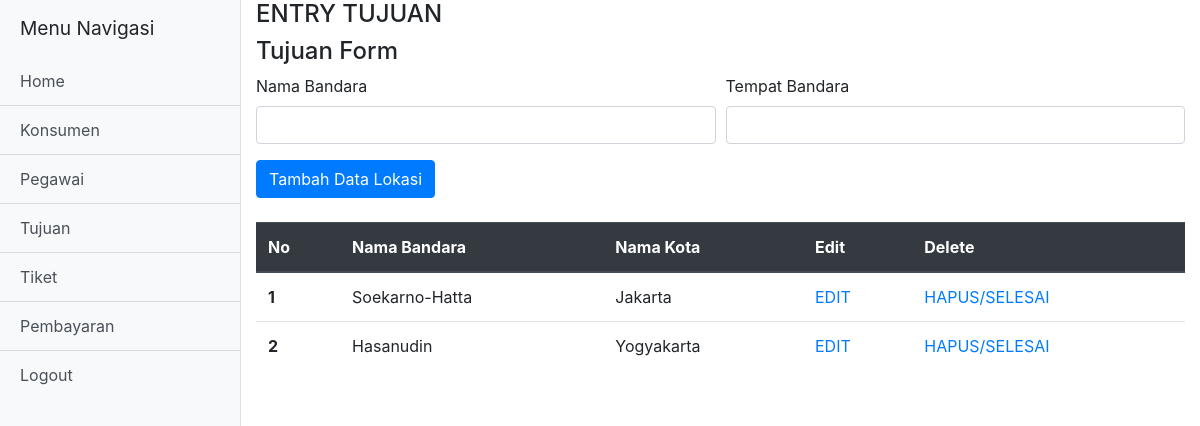
Screenshot of /tujuan.php (signed in) with the database file from the repository.
### tables this page shows
CREATE TABLE `bandara_asal` (
  `id_bandara_asal` int(11) NOT NULL,
  `nama_bandara_asal` varchar(35) NOT NULL,
  `tempat_bandara_asal` varchar(35) NOT NULL
);

### tujuan.php (the view, shortened to what this page needs)
<!DOCTYPE html>
<html lang="en">
<head>
    <link href="dist/vendor/bootstrap/css/bootstrap.min.css" rel="stylesheet">
    <link rel="stylesheet" href="dist/css/bootstrap-select.min.css">
    <link href="dist/css/simple-sidebar.css" rel="stylesheet">
    <?php
    include 'koneksi.php';
    ?>
</head>
<body>
    <div class="d-flex" id="wrapper">
        <div class="bg-light border-right" id="sidebar-wrapper">
            <div class="sidebar-heading">Menu Navigasi </div>
            <div class="list-group list-group-flush">
                <a href="indexadmin.php" class="list-group-item list-group-item-action bg-light">Home</a>
                <a href="datakonsumen.php" class="list-group-item list-group-item-action bg-light">Konsumen</a>
                <a href="datapegawai.php" class="list-group-item list-group-item-action bg-light">Pegawai</a>
                <a href="tujuan.php" class="list-group-item list-group-item-action bg-light">Tujuan</a>
                <a href="tiket.php" class="list-group-item list-group-item-action bg-light">Tiket</a>
                <a href="pembayaran.php" class="list-group-item list-group-item-action bg-light">Pembayaran</a>
                <a href="logoutadmin.php" class="list-group-item list-group-item-action bg-light">Logout</a>
            </div>
        </div>
        <div class="container-fluid">
            <h4>ENTRY TUJUAN</h4>
            <form method="POST" action="tambahbandara_aksi.php">
                <h4>Tujuan Form</h4>
                <div class="form-row">
                    <div class="form-group col-md-6">
                        <label for="inputNama4">Nama Bandara</label>
                        <input type="text" class="form-control" id="inputNama4" name="nama">
                    </div>
                    <div class="form-group col-md-6">
                        <label for="inputPlace4">Tempat Bandara</label>
                        <input type="text" class="form-control" id="inputPlace4" name="tempat">
                    </div>
                </div>
                <button type="submit" class="btn btn-primary">Tambah Data Lokasi</button>
            </form>
            <br>
            <table class="table">
                <thead class="thead-dark">
                    <tr>
                        <th scope="col">No</th>
                        <th scope="col">Nama Bandara</th>
                        <th scope="col">Nama Kota</th>
                        <th scope="col">Edit</th>
                        <th scope="col">Delete</th>
                    </tr>
                </thead>
                <tbody>
                    <?php
                    $no = 1;
                    $data = mysqli_query($koneksi, "SELECT * FROM bandara_asal");
                    while ($d = mysqli_fetch_array($data)) {
                    ?>
                        <tr>
                            <th scope="row"><?php echo $no++; ?></th>
                            <td><?php echo $d['nama_bandara_asal']; ?></td>
                            <td><?php echo $d['tempat_bandara_asal']; ?></td>
                            <td><a href="edit_tujuan.php?id_bandara_asal=<?php echo $d['id_bandara_asal']; ?>">EDIT</a></td>
                            <td><a href="hapus_tujuan.php?id_bandara_asal=<?php echo $d['id_bandara_asal']; ?>">HAPUS/SELESAI</a></td>
                        </tr>
                    <?php
                    }
                    ?>
                </tbody>
            </table>
        </div>
    </div>
</body>
</html>

### rows the page displays
bandara_asal: nama_bandara_asal "Soekarno-Hatta", tempat_bandara_asal "Jakarta"
bandara_asal: nama_bandara_asal "Hasanudin", tempat_bandara_asal "Yogyakarta"
